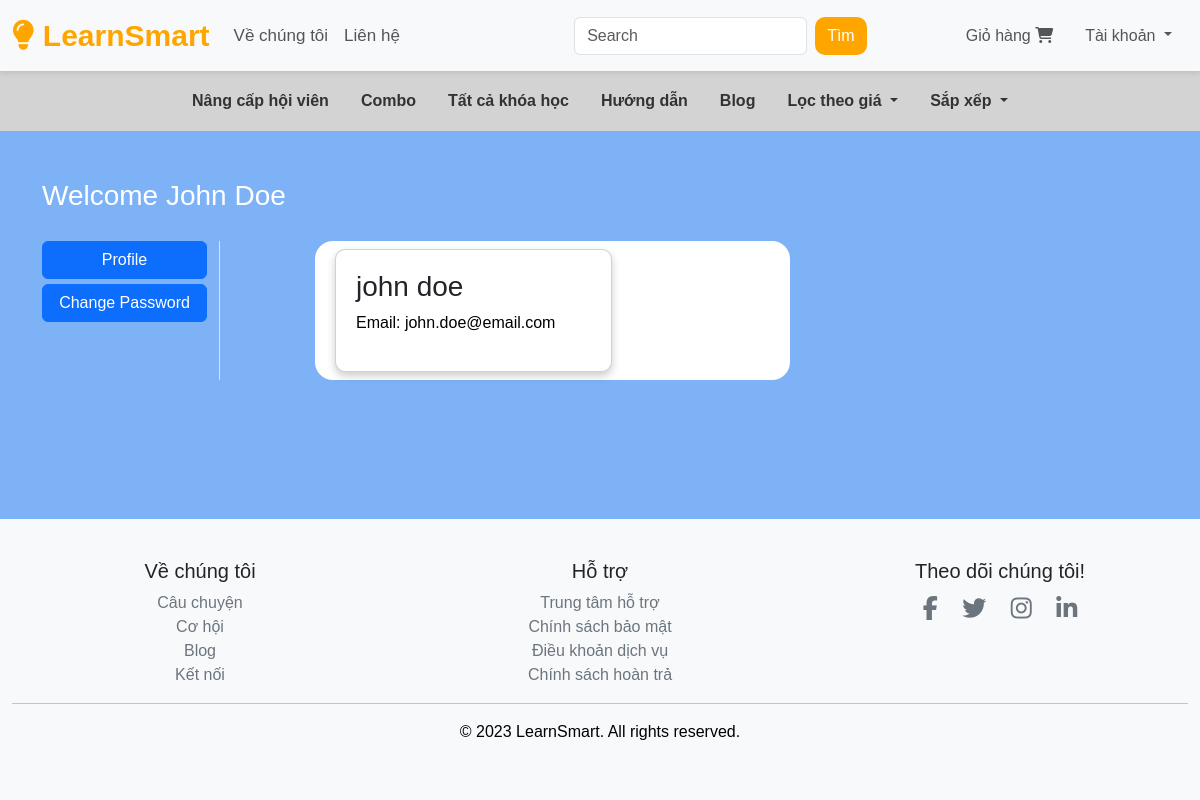
The page /profile/2 (signed in) on the database its author committed.
### website/models.py (models this page shows, shortened)
class Customer(db.Model, UserMixin):
    id = db.Column(db.Integer, primary_key=True)
    email = db.Column(db.String(100), unique=True)
    username = db.Column(db.String(100))
    password_hash = db.Column(db.String(150))
    date_joined = db.Column(db.DateTime(), default=datetime.utcnow)
    cart_items = db.relationship('Cart', backref=db.backref('customer', lazy=True))
    orders = db.relationship('Order', backref=db.backref('customer', lazy=True))
    @property
    def password(self):
        raise AttributeError('Password is not a readable Attribute')

### website/auth.py (the view)
@auth.route('/profile/<int:customer_id>')
@login_required
def profile(customer_id):
    customer = Customer.query.get(customer_id)
    return render_template('profile.html', customer=customer)

### website/templates/profile.html (shortened to what this page needs)
{% extends 'base.html' %}
{% block body %}
<div class="top-bar">
    <div class="container-fluid">
        <ul class="nav justify-content-center">
            <li class="nav-item">
                <a class="nav-link" href="#">Nâng cấp hội viên</a>
            </li>
            <li class="nav-item">
                <a class="nav-link" href="#">Combo</a>
            </li>
            <li class="nav-item">
                <a class="nav-link" href="/all-courses">Tất cả khóa học</a>
            </li>
            <li class="nav-item">
                <a class="nav-link" href="#">Hướng dẫn</a>
            </li>
            <li class="nav-item">
                <a class="nav-link" href="#">Blog</a>
            </li>
            <li class="nav-item dropdown">
                <a class="nav-link dropdown-toggle" href="#" id="priceFilterDropdown" role="button" data-bs-toggle="dropdown" aria-expanded="false">
                    Lọc theo giá
                </a>
            </li>
            <li class="nav-item dropdown">
                <a class="nav-link dropdown-toggle" href="#" id="orderFilterDropdown" role="button" data-bs-toggle="dropdown" aria-expanded="false">
                    Sắp xếp
                </a>
            </li>
        </ul>
    </div>
</div>
<div class="container my-5">
    <div class="row">
        <h3 style="color: white;">Welcome <span class="text-capitalize">{{ customer.username }}</span></h3>
        <div class="col-sm-2 border-end" style="margin-top: 20px;">
            <ul class="list-unstyled">
                <li class="d-grid"><a href="#" class="btn btn-primary">Profile</a></li>
                <li class="d-grid"><a href="/change-password/{{ customer.id }}" class="btn btn-primary" style="margin-top: 5px;">Change Password</a></li>
            </ul>
        </div>
        <div class="col-sm-5 offset-sm-1" style="background-color: white; border-radius: 18px; margin-top: 20px;">
            <div class="row">
                <div class="col-sm-8">
                    <div class="card m-2">
                        <h3>{{ customer.username }}</h3>
                        <p style="color:black;">Email: {{ customer.email }}</p>
                    </div>
                </div>
            </div>
        </div>
    </div>
</div>
{% endblock %}

### website/static/css/style.css (style rules this page uses)
html, body { height: 100%; margin: 0; padding: 0; display: flex; flex-direction: column; }
.top-bar { background-color: #d3d3d3; padding: 10px 0; }
.top-bar .nav-link { color: #333; font-weight: bold; }
.card { background-color: white; border-radius: 10px; box-shadow: 0 4px 8px rgba(0, 0, 0, 0.2); padding: 20px; margin: 0 20px; max-width: 500px; text-align: left; }
body { margin: 0; padding: 0; box-sizing: border-box; width: 100%; min-height: 100vh; overflow-x: hidden; background-color: rgba(99, 91, 157, 1); font-family: Arial, sans-serif; }
h1, p { color: #fff; }

### rows shown on the page
Customer: username "John Doe", username "john doe", email "john.doe@email.com"
